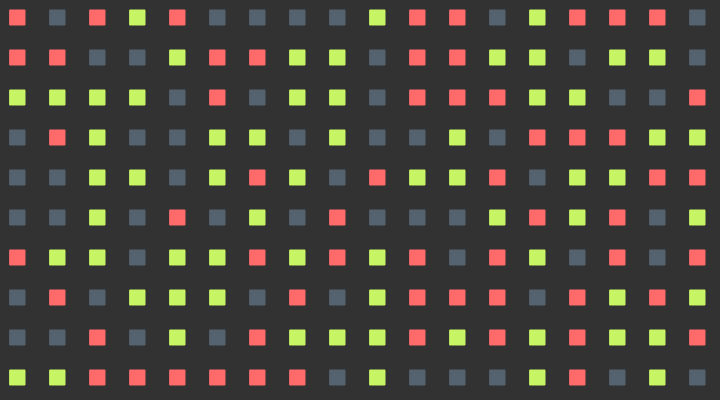
Frame 1 (no input)
Frame 60 (no input): identical to frame 1, image omitted
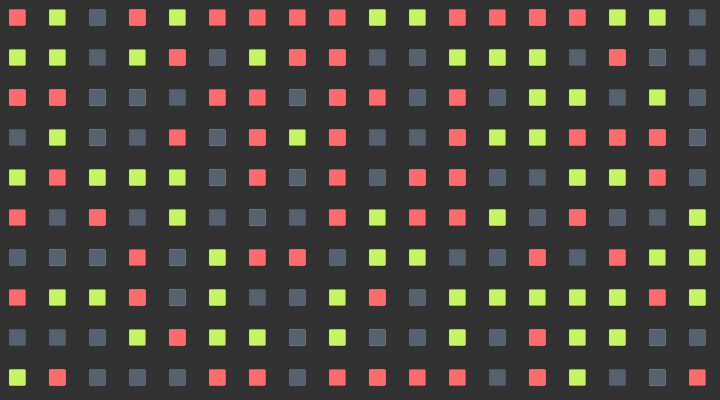
Frame 120 (the mouse pressed at the canvas centre since frame 60)

The p5.js sketch that drew these frames (run headless with seeded random() and noise() and a simulated clock; from frame 60 on, the mouse is pressed at the canvas centre):

// p5.js sketch
// ── sketch.js
var canvasWidth = 720;
var canvasHeight = 400;
var squareSize = 15;
var offset = 10;
var margin = 40;
var palette = [
  [85, 98, 112],
  [199, 244, 100],
  [255, 107, 107]
];

function setup() {
  createCanvas(canvasWidth, canvasHeight);
  background(50);
  drawSquares();  
}

function draw() {
  // background(100);
}

function drawSquares() {
  var i = 0;
  var j = 0;
  while (i * margin + offset < canvasHeight) {
    while (j * margin + offset < canvasWidth) {
      var randomColour = palette[random([0, 1, 2])];
      stroke(...randomColour);
      fill(...randomColour);
      rect(j * margin + offset, i * margin + offset, squareSize, squareSize);
      j++;
    }
    i++;
    j = 0;
  }
}

function mousePressed() {
  drawSquares();
}
